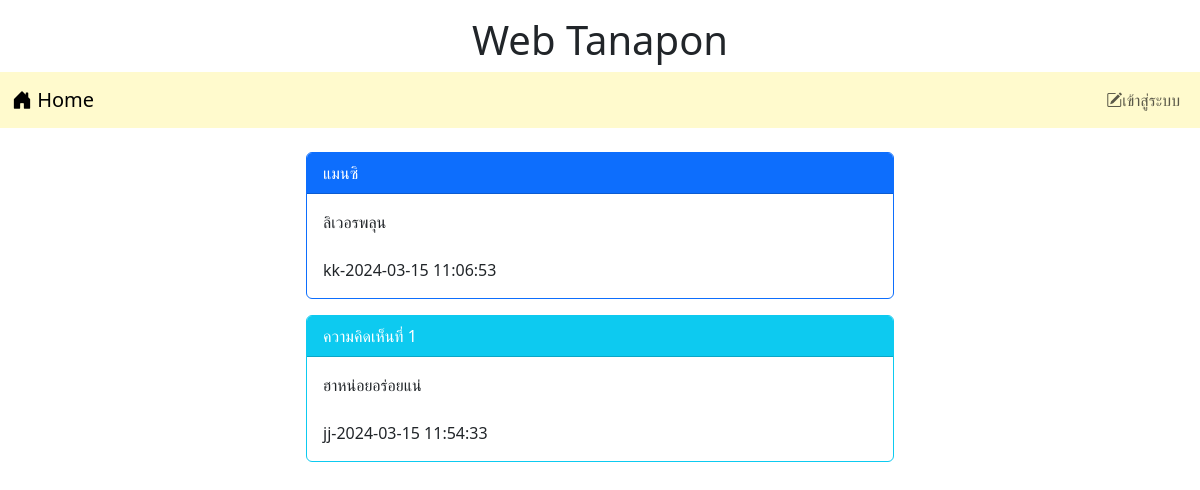
Screenshot of /post.php?id=8 with the database file from the repository.
### tables this page shows
CREATE TABLE `post` (
  `id` int(11) NOT NULL,
  `title` varchar(128) NOT NULL,
  `content` varchar(2048) NOT NULL,
  `post_date` datetime NOT NULL,
  `cat_id` int(11) NOT NULL,
  `user_id` int(11) NOT NULL
);

CREATE TABLE `user` (
  `id` int(11) NOT NULL,
  `login` varchar(32) NOT NULL,
  `password` varchar(64) NOT NULL,
  `name` varchar(64) NOT NULL,
  `gender` char(1) NOT NULL,
  `email` varchar(32) NOT NULL,
  `role` char(1) NOT NULL
);

CREATE TABLE `comment` (
  `id` int(11) NOT NULL,
  `content` varchar(20148) NOT NULL,
  `post_date` datetime NOT NULL,
  `user_id` int(11) NOT NULL,
  `post_id` int(11) NOT NULL
);

### post.php (the view, shortened to what this page needs)
<!DOCTYPE html>
<html lang="en">
<head>
    <link href="https://cdn.jsdelivr.net/npm/bootstrap@5.3.2/dist/css/bootstrap.min.css" rel="stylesheet">
    <link rel="stylesheet" href="https://cdn.jsdelivr.net/npm/bootstrap-icons@1.11.3/font/bootstrap-icons.min.css">
</head>
<body>
<div class="contrainer-lg">
    <h1 style="text-align: center;" class="mt-3">Web Tanapon</h1>
    <?php include "nav.php"
    ?>
    <div class="row mt-4">
        <div class="col-lg-3 col-md-2 col-sm-1"></div>
        <div class="col-lg-6 col-md-8 col-sm-10">
            <?php
            $conn=new PDO("mysql:host=localhost;dbname=webboard;charset=utf8","root","");
            $sql="SELECT post.title,post.content,post.post_date,user.login
            FROM post INNER JOIN user ON
            (post.user_id=user.id) WHERE post.id=$_GET[id]";
            $result=$conn->query($sql);
            while($row=$result->fetch())
            {
            echo "<div class='card border-primary'>";
                echo "<div class='card-header bg-primary text-white'>$row[title]</div>";
                echo "<div class='card-body'>$row[content]<br><br>$row[3]-$row[2]</div>";
            echo "</div>";
            }
            $sql="SELECT comment.content, comment.post_date, user.login
            FROM comment INNER JOIN user ON
            (comment.user_id=user.id) WHERE comment.post_id=$_GET[id]";
            $result=$conn->query($sql);
            $i=1;
            while($row=$result->fetch())
            {
                echo "<div class='card border-info mt-3'>";
                echo "<div class='card-header bg-info text-white'>ความคิดเห็นที่ $i</div>";
                echo "<div class='card-body'>$row[content]<br><br>$row[2]-$row[1]</div>";
                echo "</div><br>";
                $i=$i+1;
            }
            ?>
        </div>
        <br>
    </div>
</div>
</body>
</html>

### rows the page displays
post: title "แมนซิ", content "ลิเวอรพลุน", user.login "kk", post_date "2024-03-15 11:06:53"
comment: content "ฮาหน่อยอร่อยแน่", user.login "jj", post_date "2024-03-15 11:54:33"
